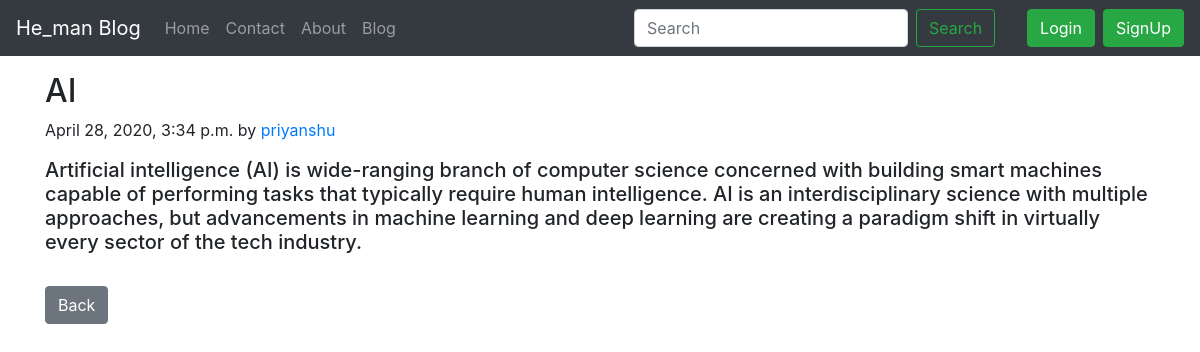
Screenshot of /blog/ai with the database file from the repository.
### blog/models.py (models this page shows, shortened)
class Post(models.Model):
    sno = models.AutoField(primary_key=True)
    title = models.CharField(max_length=100)
    content = models.TextField()
    author = models.CharField(max_length=20)
    slug = models.CharField(max_length=130)
    timeStamp = models.DateTimeField(blank=True)

### blog/views.py (the view)
# urls.py: path('<str:slug>', views.blogPost, name='blogPost')
def blogPost(request, slug):
	post = Post.objects.filter(slug=slug).first()
	mydict = {'post':post}
	return render(request, 'blog/blogPost.html',mydict)

### templates/blog/blogPost.html (shortened to what this page needs)
{% extends 'base.html' %}
{% block body %}
<div class="container my-3">
  <h2 class="blog-post-title">{{post.title}}</h2>
  <p class="blog-post-meta">{{post.timeStamp}} by <a href="#">{{post.author}}</a></p>
  <h5> {{post.content}}</h5>
  <br>
  <a type="button" href="/blog" class="btn btn-secondary">Back</a>
</div>
{% endblock body %}

### rows the page displays
Post: title "AI", timeStamp "April 28, 2020, 3:34 p.m.", author "priyanshu", content "Artificial intelligence (AI) is wide-ranging branch of computer science concerned with building smart machines capable of performing tasks that typically require human intelligence. AI is an interdisciplinary science with multiple approaches, but advancements in machine learning and deep learning are creating a paradigm shift in virtually every sector of the tech industry."
